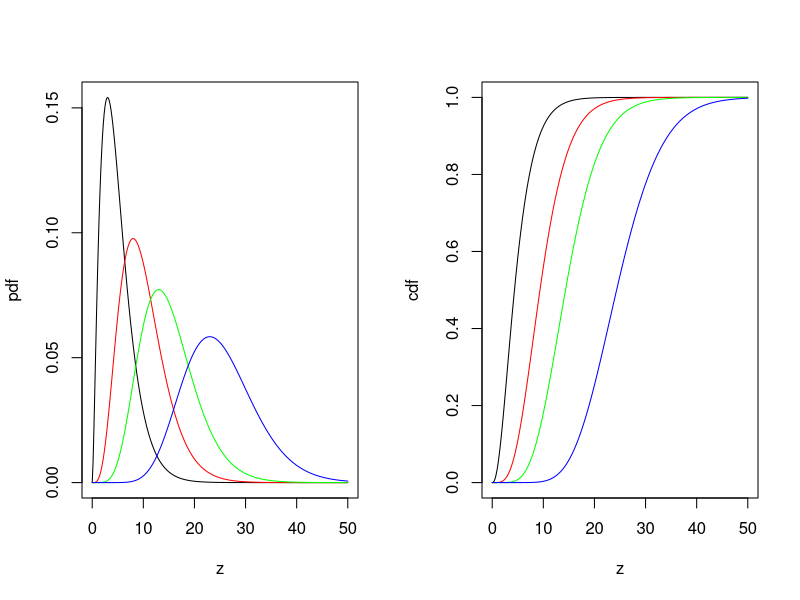

The R script that drew this image:
par(mfrow = c(1, 2))

# rv for the chi-squared distribution
z = seq(0, 50, length = 300)                                    

# degrees of freedom 
df = c(5, 10, 15, 25)                                           

# pdf of chi-squared
plot(z, dchisq(z, df[1]), type = 'l', xlab = "z", ylab = "pdf") 
# pdf for df=10
lines(z, dchisq(z, df[2]), col = "red")                         
# pdf for df=15
lines(z, dchisq(z, df[3]), col = "green")                       
# pdf for df=25
lines(z, dchisq(z, df[4]), col = "blue")                        

# order of df as above
# cdf of chi-squared
plot(z, pchisq(z, df[1]), type = 'l', xlab = "z", ylab = "cdf") 
lines(z, pchisq(z, df[2]), col = "red")                         
lines(z, pchisq(z, df[3]), col = "green")                       
lines(z, pchisq(z, df[4]), col = "blue")
